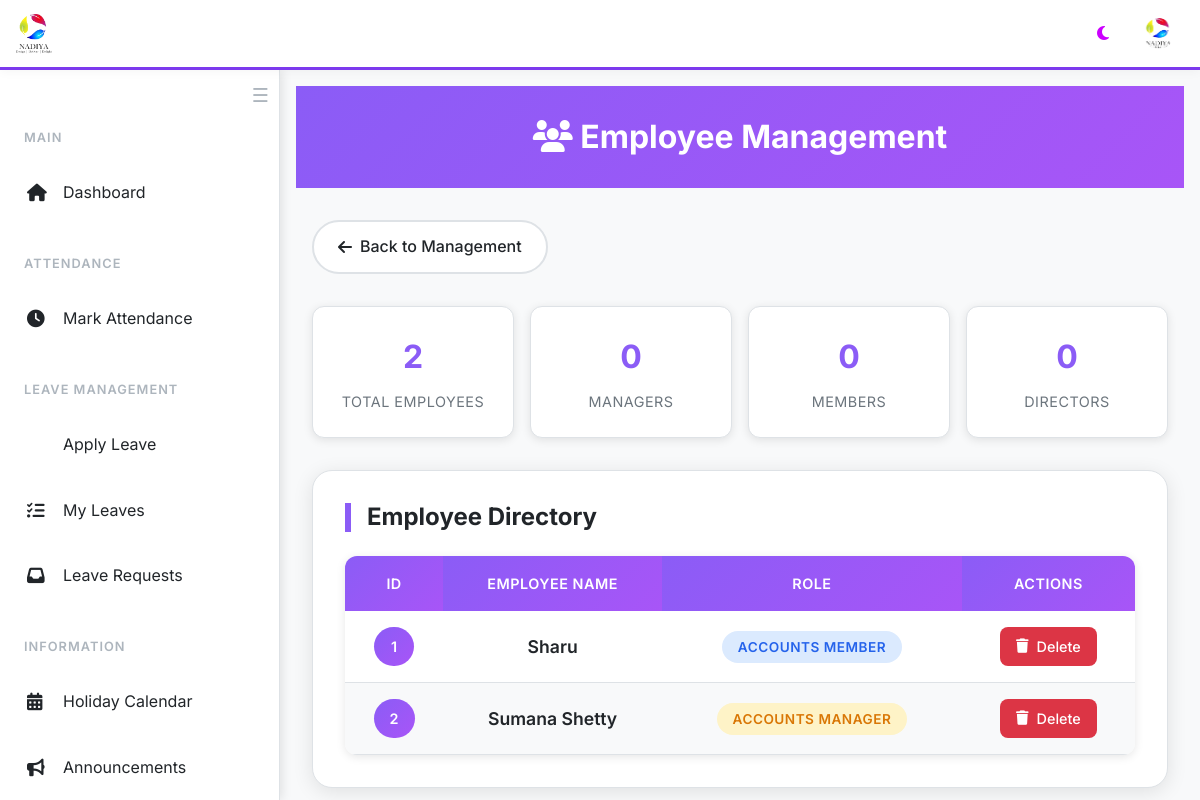
The page /all (signed in) on the database its author committed.
### website/models.py (models this page shows, shortened)
class User(db.Model, UserMixin):
    id = db.Column(db.Integer, primary_key=True)
    first_name = db.Column(db.String(150))
    last_name = db.Column(db.String(150))
    email = db.Column(db.String(150), unique=True, nullable=False)
    password = db.Column(db.String(512), nullable=False)
    earned =  db.Column(db.Float, default=0)
    medic = db.Column(db.Float, default=0)
    pay =  db.Column(db.Float, default=0)
    role = db.Column(db.String(150))
    probation = db.Column(db.Boolean, default = 0)
    photo = db.Column(db.String(150))
    documents = db.relationship('Document', backref='user', lazy=True)
    reset_token = db.Column(db.String(36), nullable=True)
    attendances = db.relationship('Attendance', backref='user', lazy=True)

### website/views.py (the view)
@views.route('/all', methods=['GET'])
def all():
    try:
        user = User.query.all()
        role = [user.role for user in User.query.all()]
        emails = [user.email for user in User.query.all()]  # Fetch all emails from the database
        return render_template('all.html', emails=emails, user = user, role = role)
    except Exception as e:
        return str(e)

### website/templates/all.html (shortened to what this page needs)
{% extends "base.html" %}
{% block content %}
<div class="page-header">
    <div class="container">
        <h1><i class="fas fa-users"></i> Employee Management</h1>
    </div>
</div>
<div class="container">
    <a href="/misc-category" class="back-btn">
        <i class="fas fa-arrow-left"></i> Back to Management
    </a>
    {% if user %}
        <div class="stats-grid">
            <div class="stat-card">
                <div class="stat-number">{{ user|length }}</div>
                <div class="stat-label">Total Employees</div>
            </div>
            <div class="stat-card">
                <div class="stat-number">{{ user|selectattr('role', 'equalto', 'manager')|list|length }}</div>
                <div class="stat-label">Managers</div>
            </div>
            <div class="stat-card">
                <div class="stat-number">{{ user|selectattr('role', 'equalto', 'member')|list|length }}</div>
                <div class="stat-label">Members</div>
            </div>
            <div class="stat-card">
                <div class="stat-number">{{ user|selectattr('role', 'equalto', 'director')|list|length }}</div>
                <div class="stat-label">Directors</div>
            </div>
        </div>
        <div class="table-container">
            <h2 class="table-title">Employee Directory</h2>
            <table class="employee-table">
                <thead>
                    <tr>
                        <th>ID</th>
                        <th>Employee Name</th>
                        <th>Role</th>
                        <th>Actions</th>
                    </tr>
                </thead>
                <tbody>
                    {% for employee in user %}
                    <tr>
                        <td>
                            <span class="employee-id">{{ employee.id }}</span>
                        </td>
                        <td>
                            <span class="employee-name">{{ employee.first_name }}</span>
                        </td>
                        <td>
                            <span class="role-badge
                                {% if 'director' in employee.role %}role-director
                                {% elif 'manager' in employee.role %}role-manager
                                {% elif 'member' in employee.role %}role-member
                                {% elif 'emp' in employee.role %}role-employee
                                {% else %}role-others{% endif %}">
                                {{ employee.role.replace('_', ' ').title() }}
                            </span>
                        </td>
                        <td>
                            <a href="{{ url_for('views.delete_user', user_id=employee.id) }}"
                               class="delete-btn"
                               onclick="return confirmDelete()">
                                <i class="fas fa-trash"></i> Delete
                            </a>
                        </td>
                    </tr>
                    {% endfor %}
                </tbody>
            </table>
        </div>
    {% else %}
        <div class="no-employees">
            <i class="fas fa-users-slash"></i>
            <p>No employees found in the system.</p>
        </div>
    {% endif %}
</div>
{% endblock %}

### website/templates/base.html (style rules this page uses)
:root { --bg-primary: #ffffff; --bg-secondary: #f8f9fa; --bg-tertiary: #e9ecef; --text-primary: #212529; --text-secondary: #6c757d; --text-muted: #adb5bd; --border-color: #dee2e6; --shadow: rgba(0, 0, 0, 0.1); --accent-primary: #0d6efd; --accent-secondary: #6f42c1; --success: #198754; --warning: #fd7e14; --danger: #dc3545; --info: #0dcaf0; --navbar-bg: #1a1d23; --sidebar-width: 280px; --sidebar-collapsed-width: 60px; }
* { margin: 0; padding: 0; box-sizing: border-box; }
body { font-family: 'Inter', sans-serif; background-color: var(--bg-secondary); color: var(--text-primary); line-height: 1.6; transition: all 0.3s ease; padding-top: 70px; }
:root { --header-bg: #ffffff; --header-text: #2d3748; --header-border: #7c3aed; --toggle-btn-color: #7c3aed; !important }
* { transition: background-color 0.3s ease, color 0.3s ease, border-color 0.3s ease; }

### website/templates/all.html (style rules this page uses)
.page-header { background: linear-gradient(135deg, #8b5cf6, #a855f7); color: white; padding: 2rem 0; margin-bottom: 2rem; }
.page-header h1 { font-size: 2rem; font-weight: 700; margin: 0; text-align: center; }
.back-btn { background: var(--bg-primary); color: var(--text-primary); border: 2px solid var(--border-color); padding: 0.75rem 1.5rem; border-radius: 50px; text-decoration: none; font-weight: 500; transition: all 0.3s ease; display: inline-flex; align-items: center; margin-bottom: 2rem; }
.back-btn i { margin-right: 0.5rem; }
.table-container { background: var(--bg-primary); border-radius: 20px; padding: 2rem; box-shadow: 0 4px 20px var(--shadow); border: 1px solid var(--border-color); overflow-x: auto; }
.table-title { font-size: 1.5rem; font-weight: 700; color: var(--text-primary); margin-bottom: 1.5rem; border-left: 6px solid #8b5cf6; padding-left: 1rem; }
.employee-table { width: 100%; border-collapse: separate; border-spacing: 0; background: var(--bg-primary); border-radius: 12px; overflow: hidden; box-shadow: 0 2px 10px var(--shadow); }
.employee-table th { background: linear-gradient(135deg, #8b5cf6, #a855f7); color: white; font-weight: 600; padding: 1rem; text-align: center; font-size: 0.9rem; text-transform: uppercase; letter-spacing: 0.5px; }
.employee-table td { padding: 1rem; text-align: center; border-bottom: 1px solid var(--border-color); color: var(--text-primary); font-weight: 500; }
.employee-table tbody tr:nth-child(even) { background: var(--bg-secondary); }
.employee-id { background: linear-gradient(135deg, #8b5cf6, #a855f7); color: white; padding: 0.5rem 1rem; border-radius: 20px; font-weight: 600; font-size: 0.9rem; display: inline-block; min-width: 40px; }
.employee-name { font-weight: 600; color: var(--text-primary); font-size: 1.1rem; }
.role-badge { padding: 0.5rem 1rem; border-radius: 20px; font-size: 0.85rem; font-weight: 600; text-transform: uppercase; letter-spacing: 0.5px; }
.role-manager { background: #fef3c7; color: #d97706; }
.role-member { background: #dbeafe; color: #2563eb; }
.delete-btn { background: var(--danger); color: white; border: none; padding: 0.5rem 1rem; border-radius: 8px; cursor: pointer; transition: all 0.3s ease; font-size: 0.9rem; text-decoration: none; display: inline-flex; align-items: center; }
.delete-btn i { margin-right: 0.5rem; }
.stats-grid { display: grid; grid-template-columns: repeat(auto-fit, minmax(200px, 1fr)); gap: 1rem; margin-bottom: 2rem; }
.stat-card { background: var(--bg-primary); border: 1px solid var(--border-color); border-radius: 12px; padding: 1.5rem; text-align: center; box-shadow: 0 2px 10px var(--shadow); }
.stat-number { font-size: 2rem; font-weight: 700; color: #8b5cf6; margin-bottom: 0.5rem; }
.stat-label { color: var(--text-secondary); font-size: 0.9rem; text-transform: uppercase; letter-spacing: 0.5px; }
.container { max-width: 1200px; margin: 0 auto; padding: 0 1rem; }

### rows shown on the page
User: id "1", first_name "Sharu", role.replace "ACCOUNTS MEMBER"
User: id "2", first_name "Sumana Shetty", role.replace "ACCOUNTS MANAGER"

### other values the page prints
{{ user|length }} "2"
{{ user|selectattr('role', 'equalto', 'manager')|list|length }} "0"
{{ user|selectattr('role', 'equalto', 'member')|list|length }} "0"
{{ user|selectattr('role', 'equalto', 'director')|list|length }} "0"
